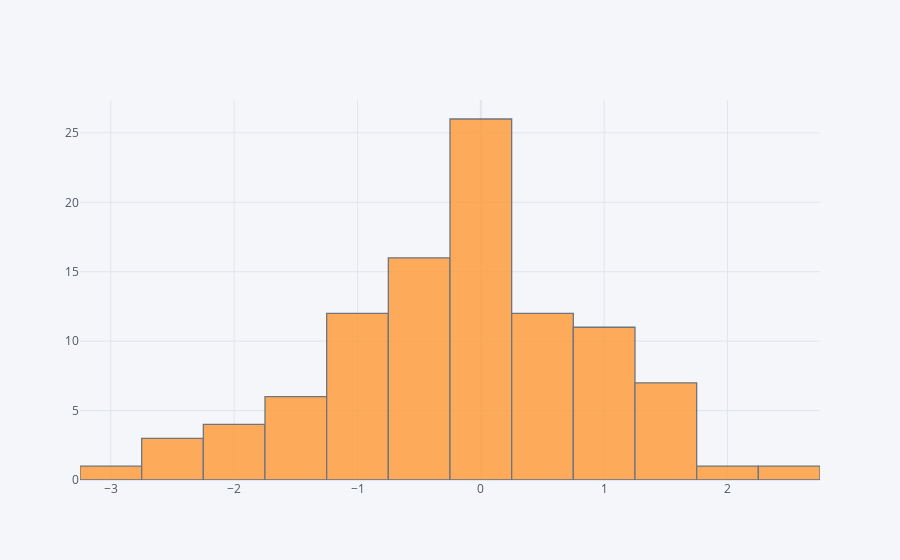

The cell this chart's notebook holds for it:
### Markdown cell above
## histogram

### Code cell
df['A'].iplot(kind='hist',bins=25)

### Figure 1 — Plotly figure (JSON) as saved in the notebook; plotly's stock layout.template omitted (floating-point values rounded to 4 significant figures)
{"data": [{"histfunc": "count", "histnorm": "", "marker": {"color": "rgba(255, 153, 51, 1.0)", "line": {"color": "#4D5663", "width": 1.3}}, "name": "A", "nbinsx": 25, "opacity": 0.8, "orientation": "v", "type": "histogram", "x": [-0.08696, 0.1183, 2.343, -1.504, 0.04573, -0.1293, -1.037, 0.1023, 0.7544, 1.119, -0.1217, -2.514, 0.8642, 0.5615, -0.3619, -0.4575, -0.7408, 1.11, -0.8436, -0.4819, -1.428, -0.005528, 0.6546, -0.3764, -0.702, -2.133, -1.56, 0.1756, 0.1335, 1.369, -0.3277, 2.007, 1.035, 1.377, -1.369, -0.04116, 0.3875, 0.9653, -0.6251, 0.34, 0.8627, 0.134, 0.4157, 0.0268, 0.4051, 0.7293, 0.219, 0.208, 1.703, 1.033, -0.08186, 0.3191, -0.08319, -0.6308, 0.1188, -0.8246, -0.6782, -0.1701, -1.652, -0.8238, 0.2564, -0.3322, 1.41, -1.129, 1.689, -2.329, 1.077, 0.1746, -0.8318, -1.197, -3.002, -0.2376, -0.4972, -0.2609, -1.516, -0.936, 0.2818, 0.2573, -0.1659, -0.139, -1.998, 1.133, 1.274, 0.1689, 1.519, -0.7745, -0.2314, -2.581, -1.945, -0.1408, 0.5776, -0.8825, 0.2269, -0.7012, -0.9519, -0.7661, -2.212, -0.7299, -0.3426, 1.082]}], "layout": {"barmode": "overlay", "legend": {"bgcolor": "#F5F6F9", "font": {"color": "#4D5663"}}, "paper_bgcolor": "#F5F6F9", "plot_bgcolor": "#F5F6F9", "title": {"font": {"color": "#4D5663"}}, "xaxis": {"gridcolor": "#E1E5ED", "showgrid": true, "tickfont": {"color": "#4D5663"}, "title": {"font": {"color": "#4D5663"}, "text": ""}, "zerolinecolor": "#E1E5ED"}, "yaxis": {"gridcolor": "#E1E5ED", "showgrid": true, "tickfont": {"color": "#4D5663"}, "title": {"font": {"color": "#4D5663"}, "text": ""}, "zerolinecolor": "#E1E5ED"}}}
